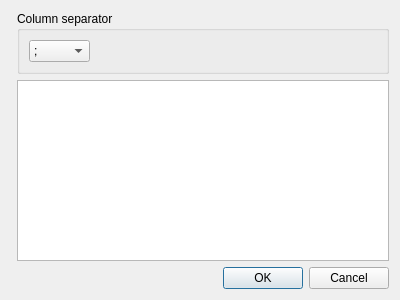
<ui version="4.0" >
 <class>Dialog</class>
 <widget class="QDialog" name="Dialog" >
  <property name="geometry" >
   <rect>
    <x>0</x>
    <y>0</y>
    <width>400</width>
    <height>300</height>
   </rect>
  </property>
  <property name="windowTitle" >
   <string>Specify csv-Format</string>
  </property>
  <layout class="QVBoxLayout" >
   <item>
    <layout class="QHBoxLayout" >
     <item>
      <widget class="QFrame" name="frame" >
       <property name="frameShape" >
        <enum>QFrame::StyledPanel</enum>
       </property>
       <property name="frameShadow" >
        <enum>QFrame::Raised</enum>
       </property>
      </widget>
     </item>
     <item>
      <layout class="QVBoxLayout" >
       <item>
        <widget class="QGroupBox" name="groupBox" >
         <property name="title" >
          <string>Column separator</string>
         </property>
         <layout class="QHBoxLayout" >
          <item>
           <widget class="QComboBox" name="comboBox" >
            <item>
             <property name="text" >
              <string>;</string>
             </property>
            </item>
            <item>
             <property name="text" >
              <string>,</string>
             </property>
            </item>
            <item>
             <property name="text" >
              <string>&lt;tab></string>
             </property>
            </item>
           </widget>
          </item>
          <item>
           <spacer>
            <property name="orientation" >
             <enum>Qt::Horizontal</enum>
            </property>
            <property name="sizeHint" >
             <size>
              <width>61</width>
              <height>20</height>
             </size>
            </property>
           </spacer>
          </item>
         </layout>
        </widget>
       </item>
       <item>
        <widget class="QTextEdit" name="textEdit" >
         <property name="undoRedoEnabled" >
          <bool>false</bool>
         </property>
         <property name="readOnly" >
          <bool>true</bool>
         </property>
         <property name="acceptRichText" >
          <bool>false</bool>
         </property>
        </widget>
       </item>
      </layout>
     </item>
    </layout>
   </item>
   <item>
    <widget class="QDialogButtonBox" name="buttonBox" >
     <property name="orientation" >
      <enum>Qt::Horizontal</enum>
     </property>
     <property name="standardButtons" >
      <set>QDialogButtonBox::Cancel|QDialogButtonBox::NoButton|QDialogButtonBox::Ok</set>
     </property>
    </widget>
   </item>
  </layout>
 </widget>
 <resources/>
 <connections>
  <connection>
   <sender>buttonBox</sender>
   <signal>accepted()</signal>
   <receiver>Dialog</receiver>
   <slot>accept()</slot>
   <hints>
    <hint type="sourcelabel" >
     <x>248</x>
     <y>254</y>
    </hint>
    <hint type="destinationlabel" >
     <x>157</x>
     <y>274</y>
    </hint>
   </hints>
  </connection>
  <connection>
   <sender>buttonBox</sender>
   <signal>rejected()</signal>
   <receiver>Dialog</receiver>
   <slot>reject()</slot>
   <hints>
    <hint type="sourcelabel" >
     <x>316</x>
     <y>260</y>
    </hint>
    <hint type="destinationlabel" >
     <x>286</x>
     <y>274</y>
    </hint>
   </hints>
  </connection>
 </connections>
</ui>
